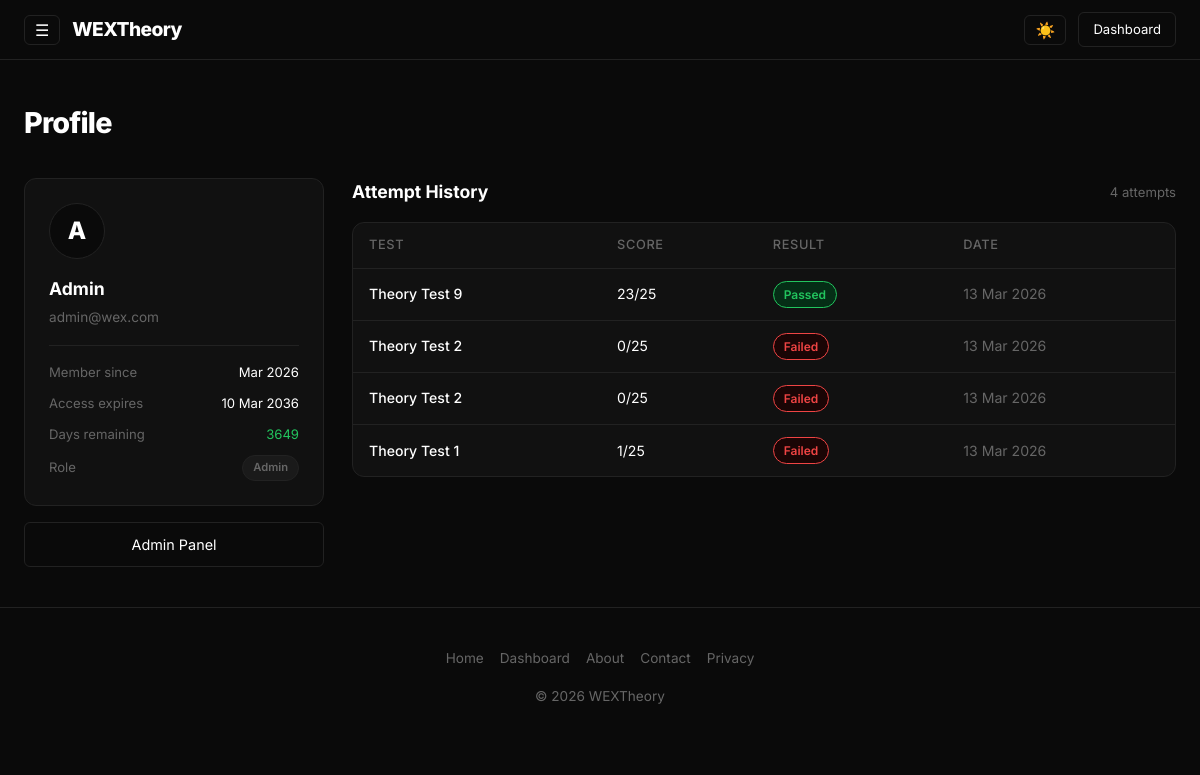
Screenshot of /profile (signed in) with the database file from the repository.
### models.py (models this page shows)
class User(Base):
    __tablename__ = "users"
    id = Column(Integer, primary_key=True, index=True)
    email = Column(String, unique=True, index=True, nullable=False)
    password_hash = Column(String, nullable=False)
    name = Column(String, nullable=False)
    created_at = Column(DateTime, default=datetime.utcnow)
    expires_at = Column(DateTime, nullable=False)
    is_admin = Column(Boolean, default=False)
    stripe_customer_id     = Column(String, nullable=True)
    stripe_subscription_id = Column(String, nullable=True)
    subscription_status    = Column(String, default="free")   # free/active/past_due/canceled/incomplete
    current_period_end     = Column(DateTime, nullable=True)
    attempts = relationship("UserTestAttempt", back_populates="user")

class UserTestAttempt(Base):
    __tablename__ = "user_test_attempts"
    id = Column(Integer, primary_key=True, index=True)
    user_id = Column(Integer, ForeignKey("users.id"), nullable=False)
    test_id = Column(Integer, ForeignKey("tests.id"), nullable=False)
    started_at = Column(DateTime, default=datetime.utcnow)
    finished_at = Column(DateTime, nullable=True)
    score = Column(Integer, nullable=True)
    passed = Column(Boolean, nullable=True)
    user = relationship("User", back_populates="attempts")
    test = relationship("Test", back_populates="attempts")
    user_answers = relationship("UserAnswer", back_populates="attempt")

class Test(Base):
    __tablename__ = "tests"
    id = Column(Integer, primary_key=True)
    title = Column(String, nullable=False)
    description = Column(String, default="")
    questions = relationship("Question", back_populates="test", order_by="Question.question_index")
    attempts = relationship("UserTestAttempt", back_populates="test")

### main.py (the view)
@app.get("/profile", response_class=HTMLResponse)
async def profile_page(request: Request, db: Session = Depends(get_db)):
    user = get_current_user(request, db)
    if not user:
        return RedirectResponse("/login", status_code=302)
    attempts = (
        db.query(models.UserTestAttempt)
        .filter(
            models.UserTestAttempt.user_id == user.id,
            models.UserTestAttempt.finished_at.isnot(None),
        )
        .order_by(models.UserTestAttempt.finished_at.desc())
        .all()
    )
    return templates.TemplateResponse("profile.html", {
        "request": request, "user": user, "attempts": attempts,
        "now": datetime.utcnow(),
    })

### templates/profile.html (shortened to what this page needs)
{% extends "base.html" %}
{% block body %}
<nav>
  <div class="nav-inner">
    <div class="nav-left">
      <button class="burger-btn" onclick="sbOpen()">☰</button>
      <a href="/" class="logo">WEXTheory</a>
    </div>
    <div class="nav-right">
      <button class="theme-btn" onclick="toggleTheme()" id="navThemeBtn">☀️</button>
      <a href="/dashboard" class="btn-ghost btn-sm">Dashboard</a>
    </div>
  </div>
</nav>
<div class="page">
  <h1 style="font-size:1.8rem;font-weight:800;letter-spacing:-0.03em;margin-bottom:32px;">Profile</h1>
  <div style="display:grid;grid-template-columns:300px 1fr;gap:28px;align-items:start;">
    <div>
      <div class="card" style="margin-bottom:16px;">
        <div style="font-size:2.5rem;font-weight:800;line-height:1;width:56px;height:56px;background:var(--bg);border:1px solid var(--border);border-radius:50%;display:flex;align-items:center;justify-content:center;font-size:1.5rem;margin-bottom:16px;">
          {{ user.name[0].upper() }}
        </div>
        <div style="font-weight:700;font-size:1.1rem;margin-bottom:4px;">{{ user.name }}</div>
        <div style="color:var(--text-muted);font-size:0.85rem;margin-bottom:16px;">{{ user.email }}</div>
        <hr class="divider" style="margin:16px 0;">
        <div style="display:flex;flex-direction:column;gap:10px;">
          <div style="display:flex;justify-content:space-between;align-items:center;">
            <span style="font-size:0.82rem;color:var(--text-muted);">Member since</span>
            <span style="font-size:0.82rem;">{{ user.created_at.strftime('%b %Y') }}</span>
          </div>
          <div style="display:flex;justify-content:space-between;align-items:center;">
            <span style="font-size:0.82rem;color:var(--text-muted);">Access expires</span>
            <span style="font-size:0.82rem;">{{ user.expires_at.strftime('%d %b %Y') }}</span>
          </div>
          {% set days_left = (user.expires_at - now).days %}
          <div style="display:flex;justify-content:space-between;align-items:center;">
            <span style="font-size:0.82rem;color:var(--text-muted);">Days remaining</span>
            <span style="font-size:0.82rem;{% if days_left > 7 %}color:var(--correct){% elif days_left > 0 %}color:var(--wrong){% else %}color:var(--wrong){% endif %};">
              {{ days_left if days_left > 0 else 'Expired' }}
            </span>
          </div>
          {% if user.is_admin %}
          <div style="display:flex;justify-content:space-between;align-items:center;">
            <span style="font-size:0.82rem;color:var(--text-muted);">Role</span>
            <span class="badge-gray" style="font-size:0.7rem;">Admin</span>
          </div>
          {% endif %}
        </div>
      </div>
      {% if user.is_admin %}
      <a href="/admin" class="btn-ghost" style="width:100%;justify-content:center;display:flex;">Admin Panel</a>
      {% else %}
      <a href="/contact" class="btn-ghost" style="width:100%;justify-content:center;display:flex;">Extend Access</a>
      {% endif %}
    </div>
    <div>
      <div style="display:flex;align-items:center;justify-content:space-between;margin-bottom:16px;">
        <h2 style="font-size:1.1rem;font-weight:700;">Attempt History</h2>
        <span style="font-size:0.82rem;color:var(--text-muted);">{{ attempts|length }} attempt{{ 's' if attempts|length != 1 else '' }}</span>
      </div>
      {% if attempts %}
      <div class="card" style="padding:0;overflow:hidden;">
        <table class="history-table">
          <thead>
            <tr>
              <th>Test</th>
              <th>Score</th>
              <th>Result</th>
              <th>Date</th>
            </tr>
          </thead>
          <tbody>
            {% for a in attempts %}
            <tr style="cursor:pointer;" onclick="location.href='/test/{{ a.test_id }}/results/{{ a.id }}'">
              <td style="font-weight:500;">{{ a.test.title }}</td>
              <td>{{ a.score }}/25</td>
              <td>
                {% if a.passed %}
                <span class="badge-green">Passed</span>
                {% else %}
                <span class="badge-red">Failed</span>
                {% endif %}
              </td>
              <td style="color:var(--text-muted);">{{ a.finished_at.strftime('%d %b %Y') }}</td>
            </tr>
            {% endfor %}
          </tbody>
        </table>
      </div>
      {% endif %}
    </div>
  </div>
</div>
<footer>
  <div class="footer-inner">
    <div class="footer-links">
      <a href="/">Home</a>
      <a href="/dashboard">Dashboard</a>
      <a href="/about">About</a>
      <a href="/contact">Contact</a>
      <a href="/privacy">Privacy</a>
    </div>
    <div>© 2026 WEXTheory</div>
  </div>
</footer>
{% endblock %}

### templates/base.html (shortened to what this page needs)
<!DOCTYPE html>
<html lang="en" data-theme="dark">
<head>
  <link rel="stylesheet" href="/static/style.css">
</head>
<body>
  {% block body %}{% endblock %}
</body>
</html>

### static/style.css (style rules this page uses)
:root { --bg: #0a0a0a; --bg-card: #111111; --border: #222222; --text: #ffffff; --text-muted: #666666; --accent: #ffffff; --btn-bg: #ffffff; --btn-text: #0a0a0a; --correct: #22c55e; --correct-bg: #052e16; --wrong: #ef4444; --wrong-bg: #1a0505; }
*, *::before, *::after { box-sizing: border-box; margin: 0; padding: 0; }
html { scroll-behavior: smooth; }
body { background: var(--bg); color: var(--text); font-family: 'Inter', -apple-system, BlinkMacSystemFont, sans-serif; font-size: 15px; line-height: 1.6; -webkit-font-smoothing: antialiased; min-height: 100vh; }
a { color: inherit; text-decoration: none; }
button { font-family: inherit; }
nav { height: 60px; border-bottom: 1px solid var(--border); display: flex; align-items: center; position: sticky; top: 0; z-index: 100; background: var(--bg); }
.nav-inner { max-width: 1200px; margin: 0 auto; display: flex; align-items: center; justify-content: space-between; padding: 0 24px; height: 100%; width: 100%; }
.nav-left { display: flex; gap: 12px; align-items: center; }
.nav-right { display: flex; gap: 12px; align-items: center; }
.logo { font-weight: 800; font-size: 1.2rem; color: var(--text); text-decoration: none; letter-spacing: -0.03em; }
.btn-ghost { background: transparent; border: 1px solid var(--border); color: var(--text); padding: 10px 24px; border-radius: 6px; cursor: pointer; font-size: 0.9rem; font-family: inherit; display: inline-flex; align-items: center; gap: 6px; transition: border-color 0.15s; white-space: nowrap; }
.btn-sm { padding: 6px 14px; font-size: 0.82rem; }
.card { background: var(--bg-card); border: 1px solid var(--border); border-radius: 12px; padding: 24px; }
.badge-green { display: inline-block; background: var(--correct-bg); color: var(--correct); font-size: 0.75rem; font-weight: 600; padding: 3px 10px; border-radius: 999px; border: 1px solid var(--correct); }
.badge-red { display: inline-block; background: var(--wrong-bg); color: var(--wrong); font-size: 0.75rem; font-weight: 600; padding: 3px 10px; border-radius: 999px; border: 1px solid var(--wrong); }
.badge-gray { display: inline-block; background: #1a1a1a; color: var(--text-muted); font-size: 0.75rem; font-weight: 600; padding: 3px 10px; border-radius: 999px; border: 1px solid var(--border); }
.page { max-width: 1200px; margin: 0 auto; padding: 40px 24px; }
.burger-btn { background: none; border: 1px solid var(--border); padding: 6px 10px; border-radius: 6px; color: var(--text); cursor: pointer; font-size: 1rem; line-height: 1; font-family: inherit; transition: border-color 0.15s; }
.theme-btn { background: none; border: 1px solid var(--border); padding: 6px 10px; border-radius: 6px; color: var(--text); cursor: pointer; font-size: 1rem; line-height: 1; font-family: inherit; transition: border-color 0.15s; }
.history-table { width: 100%; border-collapse: collapse; }
.history-table th, .history-table td { text-align: left; padding: 12px 16px; border-bottom: 1px solid var(--border); font-size: 0.88rem; }
.history-table th { color: var(--text-muted); font-weight: 500; font-size: 0.8rem; text-transform: uppercase; letter-spacing: 0.05em; }
.history-table tr:last-child td { border-bottom: none; }
footer { border-top: 1px solid var(--border); padding: 40px 24px; text-align: center; color: var(--text-muted); font-size: 0.85rem; }
.footer-inner { max-width: 1200px; margin: 0 auto; }
.footer-links { display: flex; flex-wrap: wrap; gap: 16px; justify-content: center; margin-bottom: 16px; }
.footer-links a { color: var(--text-muted); font-size: 0.85rem; transition: color 0.15s; }
.divider { border: none; border-top: 1px solid var(--border); margin: 24px 0; }
.page { animation: fadeIn 0.3s ease both; }
.card { transition: transform 0.15s ease, box-shadow 0.15s ease, border-color 0.15s ease; }
.btn-primary, .btn-ghost { transition: transform 0.12s ease, opacity 0.12s ease, background 0.15s ease, color 0.15s ease; }
body, nav, .sidebar, .modal, .card, .btn-primary, .btn-ghost, input, textarea, select { transition: background-color 0.2s ease, color 0.2s ease, border-color 0.2s ease; }

### rows the page displays
User: name "A", name "Admin", email "admin@wex.com", created_at "Mar 2026", expires_at "10 Mar 2036"
UserTestAttempt: test "Theory Test 9", score "23", passed "Passed", finished_at "13 Mar 2026"
UserTestAttempt: test "Theory Test 2", score "0", passed "Failed", finished_at "13 Mar 2026"
UserTestAttempt: test "Theory Test 2", score "0", passed "Failed", finished_at "13 Mar 2026"
UserTestAttempt: test "Theory Test 1", score "1", passed "Failed", finished_at "13 Mar 2026"

### other values shown
{{ days_left if days_left > 0 else 'Expired' }} "3649"
{{ attempts|length }} "4"
{{ 's' if attempts|length != 1 else '' }} "s"
